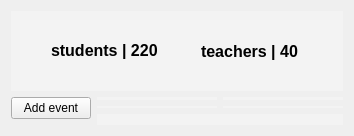
                <widget class="QWidget" name="tab">
                 <attribute name="title">
                  <string>Tab 1</string>
                 </attribute>
                 <layout class="QGridLayout" name="gridLayout_9">
                  <item row="0" column="0" colspan="2">
                   <widget class="QWidget" name="widget" native="true">
                    <property name="minimumSize">
                     <size>
                      <width>0</width>
                      <height>80</height>
                     </size>
                    </property>
                    <property name="maximumSize">
                     <size>
                      <width>16777215</width>
                      <height>80</height>
                     </size>
                    </property>
                    <property name="styleSheet">
                     <string notr="true">/* General Window */
QWidget {
    background-color:#f3f3f3; /* Light Gray for Light Mode */
    color: #000000;           /* Black Text */
    font-family: &quot;Segoe UI&quot;, Arial, sans-serif;
    font-size: 12pt;
}
</string>
                    </property>
                    <widget class="QLabel" name="students_label">
                     <property name="geometry">
                      <rect>
                       <x>40</x>
                       <y>30</y>
                       <width>107</width>
                       <height>18</height>
                      </rect>
                     </property>
                     <property name="font">
                      <font>
                       <family>Segoe UI</family>
                       <pointsize>12</pointsize>
                       <bold>true</bold>
                      </font>
                     </property>
                     <property name="text">
                      <string>students | 220</string>
                     </property>
                    </widget>
                    <widget class="QLabel" name="classes_label">
                     <property name="geometry">
                      <rect>
                       <x>440</x>
                       <y>30</y>
                       <width>121</width>
                       <height>20</height>
                      </rect>
                     </property>
                     <property name="font">
                      <font>
                       <family>Segoe UI</family>
                       <pointsize>12</pointsize>
                       <bold>true</bold>
                      </font>
                     </property>
                     <property name="text">
                      <string>classes | 20</string>
                     </property>
                    </widget>
                    <widget class="QLabel" name="teachers_label">
                     <property name="geometry">
                      <rect>
                       <x>190</x>
                       <y>30</y>
                       <width>121</width>
                       <height>20</height>
                      </rect>
                     </property>
                     <property name="font">
                      <font>
                       <family>Segoe UI</family>
                       <pointsize>12</pointsize>
                       <bold>true</bold>
                      </font>
                     </property>
                     <property name="text">
                      <string>teachers | 40</string>
                     </property>
                    </widget>
                   </widget>
                  </item>
                  <item row="1" column="0">
                   <layout class="QVBoxLayout" name="verticalLayout_16">
                    <item>
                     <widget class="QPushButton" name="pushButton_5">
                      <property name="text">
                       <string>Add event</string>
                      </property>
                     </widget>
                    </item>
                    <item>
                     <widget class="QWidget" name="cal_widget" native="true">
                      <property name="font">
                       <font>
                        <bold>false</bold>
                        <strikeout>false</strikeout>
                        <kerning>true</kerning>
                       </font>
                      </property>
                     </widget>
                    </item>
                   </layout>
                  </item>
                  <item row="1" column="1">
                   <layout class="QVBoxLayout" name="verticalLayout_15">
                    <item>
                     <layout class="QGridLayout" name="gridLayout_8">
                      <item row="0" column="0">
                       <widget class="QWidget" name="widget_3" native="true">
                        <property name="minimumSize">
                         <size>
                          <width>120</width>
                          <height>0</height>
                         </size>
                        </property>
                        <property name="styleSheet">
                         <string notr="true">/* General Window */
QWidget {
    background-color:#f3f3f3; /* Light Gray for Light Mode */
    color: #000000;           /* Black Text */
    font-family: &quot;Segoe UI&quot;, Arial, sans-serif;
    font-size: 12pt;
}
</string>
                        </property>
                        <widget class="QToolButton" name="add_teacher_button_dash_3">
                         <property name="geometry">
                          <rect>
                           <x>50</x>
                           <y>40</y>
                           <width>41</width>
                           <height>41</height>
                          </rect>
                         </property>
                         <property name="styleSheet">
                          <string notr="true">background-color: rgb(0, 0, 0);</string>
                         </property>
                         <property name="text">
                          <string>...</string>
                         </property>
                         <property name="icon">
                          <iconset resource="../resources/rec.qrc">
                           <normaloff>:/icons/icons/add student.png</normaloff>:/icons/icons/add student.png</iconset>
                         </property>
                         <property name="iconSize">
                          <size>
                           <width>50</width>
                           <height>30</height>
                          </size>
                         </property>
                        </widget>
                       </widget>
                      </item>
                      <item row="0" column="1">
                       <widget class="QWidget" name="widget_5" native="true">
                        <property name="minimumSize">
                         <size>
                          <width>120</width>
                          <height>0</height>
                         </size>
                        </property>
                        <property name="styleSheet">
                         <string notr="true">/* General Window */
QWidget {
    background-color:#f3f3f3; /* Light Gray for Light Mode */
    color: #000000;           /* Black Text */
    font-family: &quot;Segoe UI&quot;, Arial, sans-serif;
    font-size: 12pt;
}
</string>
                        </property>
                        <widget class="QToolButton" name="add_teacher_button_dash">
                         <property name="geometry">
                          <rect>
                           <x>60</x>
                           <y>40</y>
                           <width>41</width>
                           <height>41</height>
                          </rect>
                         </property>
                         <property name="styleSheet">
                          <string notr="true">background-color: rgb(0, 0, 0);</string>
                         </property>
                         <property name="text">
                          <string>...</string>
                         </property>
                         <property name="icon">
                          <iconset resource="../resources/rec.qrc">
                           <normaloff>:/icons/icons/add student.png</normaloff>:/icons/icons/add student.png</iconset>
                         </property>
                         <property name="iconSize">
                          <size>
                           <width>50</width>
                           <height>30</height>
                          </size>
                         </property>
                        </widget>
                       </widget>
                      </item>
                      <item row="1" column="0">
                       <widget class="QWidget" name="widget_6" native="true">
                        <property name="styleSheet">
                         <string notr="true">/* General Window */
QWidget {
    background-color:#f3f3f3; /* Light Gray for Light Mode */
    color: #000000;           /* Black Text */
    font-family: &quot;Segoe UI&quot;, Arial, sans-serif;
    font-size: 12pt;
}
</string>
                        </property>
                        <widget class="QToolButton" name="add_teacher_button_dash_2">
                         <property name="geometry">
                          <rect>
                           <x>50</x>
                           <y>50</y>
                           <width>41</width>
                           <height>41</height>
                          </rect>
                         </property>
                         <property name="styleSheet">
                          <string notr="true">background-color: rgb(0, 0, 0);</string>
                         </property>
                         <property name="text">
                          <string>...</string>
                         </property>
                         <property name="icon">
                          <iconset resource="../resources/rec.qrc">
                           <normaloff>:/icons/icons/add student.png</normaloff>:/icons/icons/add student.png</iconset>
                         </property>
                         <property name="iconSize">
                          <size>
                           <width>50</width>
                           <height>30</height>
                          </size>
                         </property>
                        </widget>
                       </widget>
                      </item>
                      <item row="1" column="1">
                       <widget class="QWidget" name="widget_9" native="true">
                        <property name="styleSheet">
                         <string notr="true">/* General Window */
QWidget {
    background-color:#f3f3f3; /* Light Gray for Light Mode */
    color: #000000;           /* Black Text */
    font-family: &quot;Segoe UI&quot;, Arial, sans-serif;
    font-size: 12pt;
}
</string>
                        </property>
                       </widget>
                      </item>
                     </layout>
                    </item>
                    <item>
                     <widget class="QWidget" name="widget_10" native="true">
                      <property name="styleSheet">
                       <string notr="true">/* General Window */
QWidget {
    background-color:#f3f3f3; /* Light Gray for Light Mode */
    color: #000000;           /* Black Text */
    font-family: &quot;Segoe UI&quot;, Arial, sans-serif;
    font-size: 12pt;
}
</string>
                      </property>
                      <widget class="QTextEdit" name="textEdit">
                       <property name="geometry">
                        <rect>
                         <x>30</x>
                         <y>30</y>
                         <width>151</width>
                         <height>201</height>
                        </rect>
                       </property>
                      </widget>
                     </widget>
                    </item>
                   </layout>
                  </item>
                 </layout>
                </widget>
